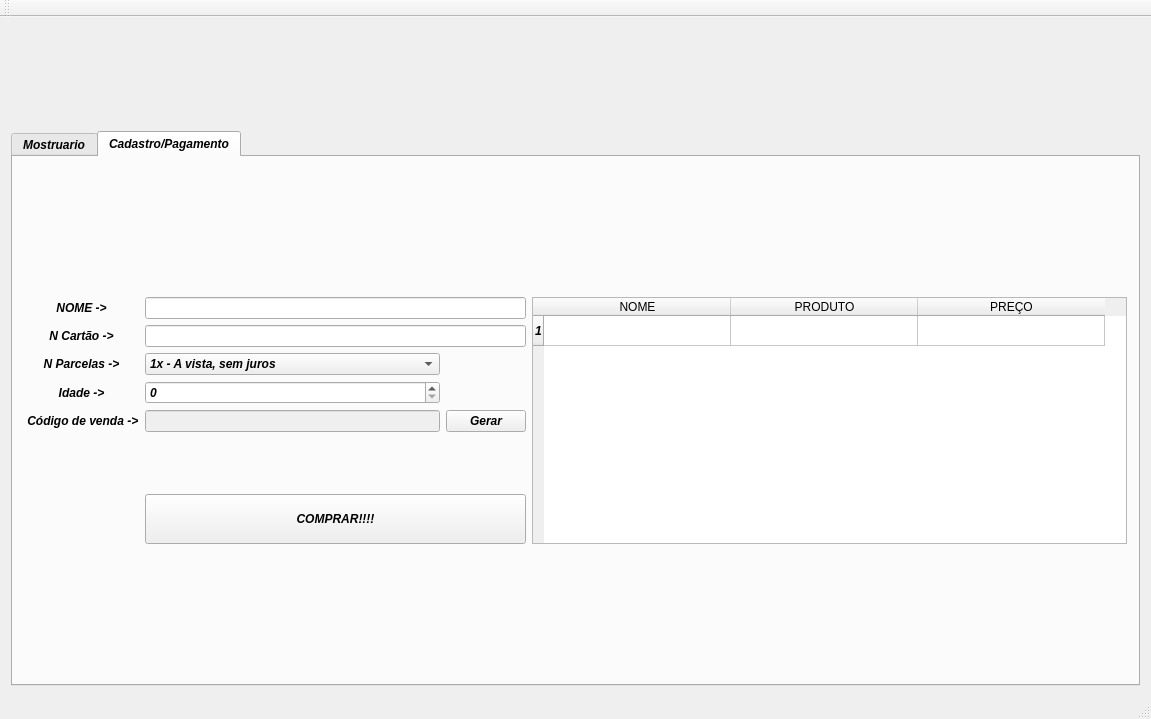
<?xml version="1.0" encoding="UTF-8"?>
<ui version="4.0">
 <class>MainWindow</class>
 <widget class="QMainWindow" name="MainWindow">
  <property name="geometry">
   <rect>
    <x>0</x>
    <y>0</y>
    <width>1151</width>
    <height>719</height>
   </rect>
  </property>
  <property name="windowTitle">
   <string>MainWindow</string>
  </property>
  <property name="windowOpacity">
   <double>1.000000000000000</double>
  </property>
  <widget class="QWidget" name="centralWidget">
   <layout class="QVBoxLayout" name="verticalLayout_2">
    <item>
     <layout class="QGridLayout" name="gridLayout">
      <item row="1" column="0" colspan="3">
       <widget class="QLabel" name="label">
        <property name="sizePolicy">
         <sizepolicy hsizetype="Preferred" vsizetype="Preferred">
          <horstretch>0</horstretch>
          <verstretch>0</verstretch>
         </sizepolicy>
        </property>
        <property name="font">
         <font>
          <pointsize>50</pointsize>
         </font>
        </property>
        <property name="layoutDirection">
         <enum>Qt::LeftToRight</enum>
        </property>
        <property name="styleSheet">
         <string notr="true">color:qconicalgradient(cx:0.5, cy:0.5, angle:0, stop:0 rgba(35, 40, 3, 255), stop:0.16 rgba(136, 106, 22, 255), stop:0.225 rgba(166, 140, 41, 255), stop:0.285 rgba(204, 181, 74, 255), stop:0.345 rgba(235, 219, 102, 255), stop:0.415 rgba(245, 236, 112, 255), stop:0.52 rgba(209, 190, 76, 255), stop:0.57 rgba(187, 156, 51, 255), stop:0.635 rgba(168, 142, 42, 255), stop:0.695 rgba(202, 174, 68, 255), stop:0.75 rgba(218, 202, 86, 255), stop:0.815 rgba(208, 187, 73, 255), stop:0.88 rgba(187, 156, 51, 255), stop:0.935 rgba(137, 108, 26, 255), stop:1 rgba(35, 40, 3, 255))
</string>
        </property>
        <property name="text">
         <string/>
        </property>
        <property name="textFormat">
         <enum>Qt::PlainText</enum>
        </property>
        <property name="pixmap">
         <pixmap>../../../IFPB/projetinhokitka-main/Imagem7.png</pixmap>
        </property>
        <property name="alignment">
         <set>Qt::AlignCenter</set>
        </property>
       </widget>
      </item>
      <item row="0" column="4">
       <spacer name="horizontalSpacer_7">
        <property name="orientation">
         <enum>Qt::Horizontal</enum>
        </property>
        <property name="sizeHint" stdset="0">
         <size>
          <width>40</width>
          <height>20</height>
         </size>
        </property>
       </spacer>
      </item>
      <item row="3" column="0" colspan="6">
       <widget class="QTabWidget" name="tabWidget">
        <property name="sizePolicy">
         <sizepolicy hsizetype="Expanding" vsizetype="Expanding">
          <horstretch>0</horstretch>
          <verstretch>0</verstretch>
         </sizepolicy>
        </property>
        <property name="minimumSize">
         <size>
          <width>0</width>
          <height>0</height>
         </size>
        </property>
        <property name="font">
         <font>
          <weight>75</weight>
          <italic>true</italic>
          <bold>true</bold>
          <underline>false</underline>
          <strikeout>false</strikeout>
          <stylestrategy>PreferAntialias</stylestrategy>
         </font>
        </property>
        <property name="cursor">
         <cursorShape>ArrowCursor</cursorShape>
        </property>
        <property name="mouseTracking">
         <bool>false</bool>
        </property>
        <property name="currentIndex">
         <number>1</number>
        </property>
        <property name="iconSize">
         <size>
          <width>16</width>
          <height>16</height>
         </size>
        </property>
        <widget class="QWidget" name="tab">
         <attribute name="title">
          <string>Mostruario</string>
         </attribute>
         <layout class="QVBoxLayout" name="verticalLayout">
          <item>
           <layout class="QGridLayout" name="gridLayout_2">
            <item row="1" column="3">
             <widget class="QLabel" name="label_3">
              <property name="text">
               <string/>
              </property>
              <property name="pixmap">
               <pixmap>../../../IFPB/projetinhokitka-main/Imagem3.png</pixmap>
              </property>
             </widget>
            </item>
            <item row="1" column="1">
             <widget class="QLabel" name="label_2">
              <property name="text">
               <string/>
              </property>
              <property name="pixmap">
               <pixmap>../../../IFPB/projetinhokitka-main/Imagem2.png</pixmap>
              </property>
             </widget>
            </item>
            <item row="1" column="4">
             <spacer name="horizontalSpacer_2">
              <property name="orientation">
               <enum>Qt::Horizontal</enum>
              </property>
              <property name="sizeHint" stdset="0">
               <size>
                <width>40</width>
                <height>20</height>
               </size>
              </property>
             </spacer>
            </item>
            <item row="1" column="6">
             <spacer name="horizontalSpacer_4">
              <property name="orientation">
               <enum>Qt::Horizontal</enum>
              </property>
              <property name="sizeHint" stdset="0">
               <size>
                <width>40</width>
                <height>20</height>
               </size>
              </property>
             </spacer>
            </item>
            <item row="0" column="0" colspan="4">
             <widget class="QLabel" name="label_10">
              <property name="font">
               <font>
                <pointsize>14</pointsize>
               </font>
              </property>
              <property name="text">
               <string>Confira nosso produtos...</string>
              </property>
             </widget>
            </item>
            <item row="1" column="0">
             <spacer name="horizontalSpacer_3">
              <property name="orientation">
               <enum>Qt::Horizontal</enum>
              </property>
              <property name="sizeHint" stdset="0">
               <size>
                <width>40</width>
                <height>20</height>
               </size>
              </property>
             </spacer>
            </item>
            <item row="2" column="5">
             <widget class="QLabel" name="label_7">
              <property name="font">
               <font>
                <family>MS Sans Serif</family>
                <pointsize>12</pointsize>
                <weight>50</weight>
                <italic>false</italic>
                <bold>false</bold>
               </font>
              </property>
              <property name="text">
               <string>Inversor power
12v/220v
dc-1</string>
              </property>
              <property name="alignment">
               <set>Qt::AlignCenter</set>
              </property>
             </widget>
            </item>
            <item row="3" column="3">
             <widget class="QLabel" name="label_18">
              <property name="font">
               <font>
                <family>MS Reference Sans Serif</family>
                <weight>50</weight>
                <italic>false</italic>
                <bold>false</bold>
               </font>
              </property>
              <property name="text">
               <string>649,99 R$ a vista</string>
              </property>
              <property name="alignment">
               <set>Qt::AlignCenter</set>
              </property>
             </widget>
            </item>
            <item row="3" column="8">
             <widget class="QLabel" name="label_20">
              <property name="font">
               <font>
                <family>MS Reference Sans Serif</family>
                <weight>50</weight>
                <italic>false</italic>
                <bold>false</bold>
               </font>
              </property>
              <property name="text">
               <string>399.99 R$ a vista</string>
              </property>
              <property name="alignment">
               <set>Qt::AlignCenter</set>
              </property>
             </widget>
            </item>
            <item row="3" column="5">
             <widget class="QLabel" name="label_19">
              <property name="font">
               <font>
                <family>MS Reference Sans Serif</family>
                <weight>50</weight>
                <italic>false</italic>
                <bold>false</bold>
               </font>
              </property>
              <property name="text">
               <string>159,99 R$ a vista</string>
              </property>
              <property name="alignment">
               <set>Qt::AlignCenter</set>
              </property>
             </widget>
            </item>
            <item row="3" column="1">
             <widget class="QLabel" name="label_11">
              <property name="font">
               <font>
                <family>MS Reference Sans Serif</family>
                <weight>50</weight>
                <italic>false</italic>
                <bold>false</bold>
               </font>
              </property>
              <property name="text">
               <string>999,99 R$ a vista</string>
              </property>
              <property name="alignment">
               <set>Qt::AlignCenter</set>
              </property>
             </widget>
            </item>
            <item row="5" column="1">
             <spacer name="verticalSpacer_5">
              <property name="orientation">
               <enum>Qt::Vertical</enum>
              </property>
              <property name="sizeHint" stdset="0">
               <size>
                <width>20</width>
                <height>40</height>
               </size>
              </property>
             </spacer>
            </item>
            <item row="2" column="8">
             <widget class="QLabel" name="label_9">
              <property name="font">
               <font>
                <family>MS Sans Serif</family>
                <pointsize>12</pointsize>
                <weight>50</weight>
                <italic>false</italic>
                <bold>false</bold>
               </font>
              </property>
              <property name="text">
               <string>Processador stesom
12v
8 canais</string>
              </property>
              <property name="alignment">
               <set>Qt::AlignCenter</set>
              </property>
             </widget>
            </item>
            <item row="1" column="5">
             <widget class="QLabel" name="label_4">
              <property name="text">
               <string/>
              </property>
              <property name="pixmap">
               <pixmap>../../../IFPB/projetinhokitka-main/Imagem5.png</pixmap>
              </property>
             </widget>
            </item>
            <item row="1" column="2">
             <spacer name="horizontalSpacer">
              <property name="orientation">
               <enum>Qt::Horizontal</enum>
              </property>
              <property name="sizeHint" stdset="0">
               <size>
                <width>40</width>
                <height>20</height>
               </size>
              </property>
             </spacer>
            </item>
            <item row="2" column="1">
             <widget class="QLabel" name="label_5">
              <property name="font">
               <font>
                <family>MS Sans Serif</family>
                <pointsize>12</pointsize>
                <weight>50</weight>
                <italic>false</italic>
                <bold>false</bold>
               </font>
              </property>
              <property name="layoutDirection">
               <enum>Qt::RightToLeft</enum>
              </property>
              <property name="text">
               <string>Alto-falante
12 pol
600wrms</string>
              </property>
              <property name="alignment">
               <set>Qt::AlignCenter</set>
              </property>
             </widget>
            </item>
            <item row="1" column="9">
             <spacer name="horizontalSpacer_5">
              <property name="orientation">
               <enum>Qt::Horizontal</enum>
              </property>
              <property name="sizeHint" stdset="0">
               <size>
                <width>40</width>
                <height>20</height>
               </size>
              </property>
             </spacer>
            </item>
            <item row="1" column="8">
             <widget class="QLabel" name="label_8">
              <property name="text">
               <string/>
              </property>
              <property name="pixmap">
               <pixmap>../../../IFPB/projetinhokitka-main/Imagem4.png</pixmap>
              </property>
             </widget>
            </item>
            <item row="2" column="3">
             <widget class="QLabel" name="label_6">
              <property name="font">
               <font>
                <family>MS Sans Serif</family>
                <pointsize>12</pointsize>
                <weight>50</weight>
                <italic>false</italic>
                <bold>false</bold>
               </font>
              </property>
              <property name="text">
               <string>Driver - jbl
 2 pol
 150wrms</string>
              </property>
              <property name="alignment">
               <set>Qt::AlignCenter</set>
              </property>
             </widget>
            </item>
            <item row="4" column="3">
             <widget class="QPushButton" name="botao_driver">
              <property name="text">
               <string>Add a lista de compras</string>
              </property>
             </widget>
            </item>
            <item row="4" column="5">
             <widget class="QPushButton" name="botao_inver">
              <property name="text">
               <string>Add a lista de compras</string>
              </property>
             </widget>
            </item>
            <item row="4" column="8">
             <widget class="QPushButton" name="botao_proc">
              <property name="text">
               <string>Add a lista de compras</string>
              </property>
             </widget>
            </item>
            <item row="4" column="1">
             <widget class="QPushButton" name="botao_alto">
              <property name="text">
               <string>Add a lista de compras</string>
              </property>
             </widget>
            </item>
           </layout>
          </item>
         </layout>
        </widget>
        <widget class="QWidget" name="tab_3">
         <attribute name="title">
          <string>Cadastro/Pagamento</string>
         </attribute>
         <layout class="QVBoxLayout" name="verticalLayout_3">
          <item>
           <layout class="QGridLayout" name="gridLayout_4">
            <item row="6" column="1">
             <widget class="QLabel" name="label_17">
              <property name="text">
               <string> Código de venda -&gt;</string>
              </property>
             </widget>
            </item>
            <item row="2" column="2" colspan="2">
             <widget class="QLineEdit" name="in_nome">
              <property name="font">
               <font>
                <family>MS Sans Serif</family>
                <weight>50</weight>
                <italic>false</italic>
                <bold>false</bold>
               </font>
              </property>
              <property name="text">
               <string/>
              </property>
             </widget>
            </item>
            <item row="14" column="2" colspan="2">
             <widget class="QPushButton" name="botaocompra">
              <property name="text">
               <string>
COMPRAR!!!!
</string>
              </property>
             </widget>
            </item>
            <item row="7" column="1">
             <widget class="QLabel" name="label_15">
              <property name="text">
               <string/>
              </property>
              <property name="alignment">
               <set>Qt::AlignCenter</set>
              </property>
             </widget>
            </item>
            <item row="0" column="2">
             <spacer name="verticalSpacer_3">
              <property name="orientation">
               <enum>Qt::Vertical</enum>
              </property>
              <property name="sizeHint" stdset="0">
               <size>
                <width>20</width>
                <height>40</height>
               </size>
              </property>
             </spacer>
            </item>
            <item row="3" column="1">
             <widget class="QLabel" name="label_12">
              <property name="text">
               <string>N Cartão -&gt;</string>
              </property>
              <property name="alignment">
               <set>Qt::AlignCenter</set>
              </property>
             </widget>
            </item>
            <item row="4" column="1">
             <widget class="QLabel" name="label_14">
              <property name="text">
               <string>N Parcelas -&gt;</string>
              </property>
              <property name="alignment">
               <set>Qt::AlignCenter</set>
              </property>
             </widget>
            </item>
            <item row="3" column="2" colspan="2">
             <widget class="QLineEdit" name="in_cart"/>
            </item>
            <item row="4" column="2">
             <widget class="QComboBox" name="in_par">
              <item>
               <property name="text">
                <string>1x - A vista, sem juros</string>
               </property>
              </item>
              <item>
               <property name="text">
                <string>2x - Parcelas, sem juros</string>
               </property>
              </item>
              <item>
               <property name="text">
                <string>3x - Parcelas, sem juros</string>
               </property>
              </item>
              <item>
               <property name="text">
                <string>4x - Parcelas, sem juros</string>
               </property>
              </item>
              <item>
               <property name="text">
                <string>5x - Parcelas, sem juros</string>
               </property>
              </item>
              <item>
               <property name="text">
                <string>6x - Parcelas, com juros de 2.30%</string>
               </property>
              </item>
             </widget>
            </item>
            <item row="5" column="1">
             <widget class="QLabel" name="label_16">
              <property name="text">
               <string>Idade -&gt;</string>
              </property>
              <property name="alignment">
               <set>Qt::AlignCenter</set>
              </property>
             </widget>
            </item>
            <item row="2" column="4" rowspan="13" colspan="2">
             <widget class="QTableWidget" name="tableWidget_2">
              <attribute name="horizontalHeaderDefaultSectionSize">
               <number>187</number>
              </attribute>
              <row>
               <property name="text">
                <string>1</string>
               </property>
              </row>
              <column>
               <property name="text">
                <string>NOME</string>
               </property>
              </column>
              <column>
               <property name="text">
                <string>PRODUTO</string>
               </property>
              </column>
              <column>
               <property name="text">
                <string>PREÇO</string>
               </property>
              </column>
             </widget>
            </item>
            <item row="16" column="1">
             <spacer name="verticalSpacer">
              <property name="orientation">
               <enum>Qt::Vertical</enum>
              </property>
              <property name="sizeHint" stdset="0">
               <size>
                <width>20</width>
                <height>40</height>
               </size>
              </property>
             </spacer>
            </item>
            <item row="6" column="2">
             <widget class="QLineEdit" name="lineEdit">
              <property name="enabled">
               <bool>false</bool>
              </property>
             </widget>
            </item>
            <item row="5" column="2">
             <widget class="QSpinBox" name="in_id"/>
            </item>
            <item row="6" column="3">
             <widget class="QPushButton" name="botaogerar">
              <property name="text">
               <string>Gerar</string>
              </property>
             </widget>
            </item>
            <item row="16" column="2">
             <spacer name="horizontalSpacer_8">
              <property name="orientation">
               <enum>Qt::Horizontal</enum>
              </property>
              <property name="sizeHint" stdset="0">
               <size>
                <width>40</width>
                <height>20</height>
               </size>
              </property>
             </spacer>
            </item>
            <item row="2" column="1">
             <widget class="QLabel" name="label_13">
              <property name="text">
               <string>NOME -&gt;</string>
              </property>
              <property name="alignment">
               <set>Qt::AlignCenter</set>
              </property>
             </widget>
            </item>
            <item row="0" column="5">
             <spacer name="horizontalSpacer_6">
              <property name="orientation">
               <enum>Qt::Horizontal</enum>
              </property>
              <property name="sizeHint" stdset="0">
               <size>
                <width>40</width>
                <height>20</height>
               </size>
              </property>
             </spacer>
            </item>
            <item row="0" column="4">
             <spacer name="horizontalSpacer_9">
              <property name="orientation">
               <enum>Qt::Horizontal</enum>
              </property>
              <property name="sizeHint" stdset="0">
               <size>
                <width>40</width>
                <height>20</height>
               </size>
              </property>
             </spacer>
            </item>
           </layout>
          </item>
         </layout>
        </widget>
       </widget>
      </item>
     </layout>
    </item>
   </layout>
  </widget>
  <widget class="QToolBar" name="mainToolBar">
   <attribute name="toolBarArea">
    <enum>TopToolBarArea</enum>
   </attribute>
   <attribute name="toolBarBreak">
    <bool>false</bool>
   </attribute>
  </widget>
  <widget class="QStatusBar" name="statusBar"/>
  <widget class="QMenuBar" name="menuBar">
   <property name="geometry">
    <rect>
     <x>0</x>
     <y>0</y>
     <width>1151</width>
     <height>25</height>
    </rect>
   </property>
  </widget>
 </widget>
 <layoutdefault spacing="6" margin="11"/>
 <resources/>
 <connections/>
</ui>
